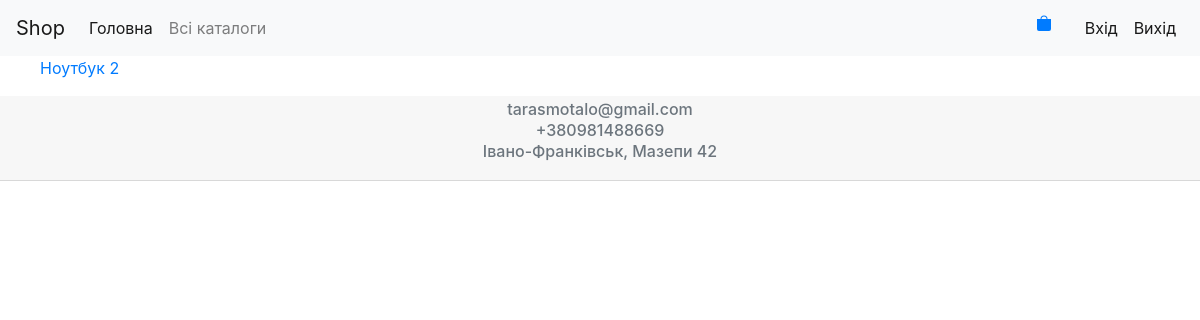
The page /2/catalog/ on the database its author committed.
### product/models.py (models this page shows, shortened)
class Product(models.Model):
    name = models.CharField(max_length=30, db_index=True, verbose_name='Назва товару')
    price = models.FloatField(default=1, verbose_name='Ціна')
    details = models.CharField(max_length=99, verbose_name='Характеристики')
    catalog = models.ForeignKey(Catalog, null=True, blank=True, default='', on_delete=models.CASCADE,
                                verbose_name='catalog', related_name='CatalogRel')
    class Meta:
        verbose_name = 'Товар'
        verbose_name_plural = 'Товари'

### contact_shop/models.py (models this page shows)
class Contact(models.Model):
    email = models.EmailField(verbose_name='Електронний адрес')
    number_tel = PhoneField(max_length=13, verbose_name='Номер телефону')
    address = models.CharField(max_length=30, verbose_name='Адреса')
    class Meta:
        verbose_name = 'Контактна інформація'
        verbose_name_plural = 'Контактна інформація'

### product/views.py (the view)
# urls.py: path('<int:catalog_id>/catalog/', views.product_list, name='product_list'),
def product_list(request, catalog_id):
    return render(request, 'product/product_list.html', {'product_list': Product.objects.filter(catalog_id=catalog_id)})

### contact_shop/context_processors.py (called while the page is built)
def contact_info(request):
    return {'contact_info': Contact.objects.all()}

### product/templates/product/product_list.html (shortened to what this page needs)
{% extends 'mainsite/base.html' %}
{% block content %}
    <ul>
        {% for product in product_list %}
            <li><a href="{% url 'product:productDetail' product.id %}">{{ product.name }}</a></li>
        {% endfor %}
    </ul>
{% endblock content %}

### mainsite/templates/mainsite/footer.html
<div class="card-header" style="text-align: center; /* Фиксированное положение */
    left: 0; bottom: 0;
    padding: 10px;
    width: 100%;
    ">
    {% if contact_info %}
        <ul class="list-group list-group-flush;">
            {% for contacts in contact_info %}
                <li><h6 class="card-subtitle mb-2 text-muted">{{ contacts.email }}</h6></li>
                <li><h6 class="card-subtitle mb-2 text-muted">{{ contacts.number_tel }}</h6></li>
                <li><h6 class="card-subtitle mb-2 text-muted">{{ contacts.address }}</h6></li>
            {% endfor %}
        </ul>
    {% endif %}
</div>

### mainsite/templates/mainsite/base.html (style rules this page uses)
li { list-style-type: none; }

### rows shown on the page
Product: name "Ноутбук 2"
Contact: email "tarasmotalo@gmail.com", number_tel "+380981488669", address "Івано-Франківськ, Мазепи 42"
